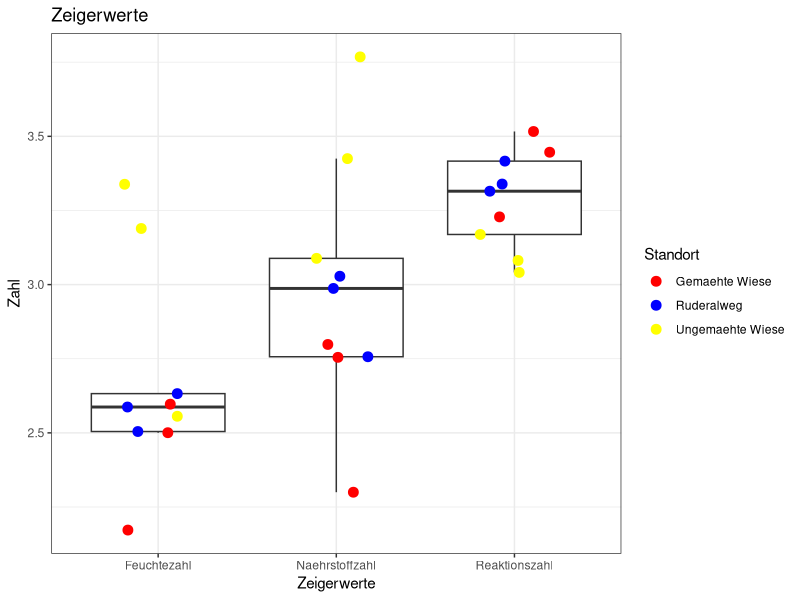
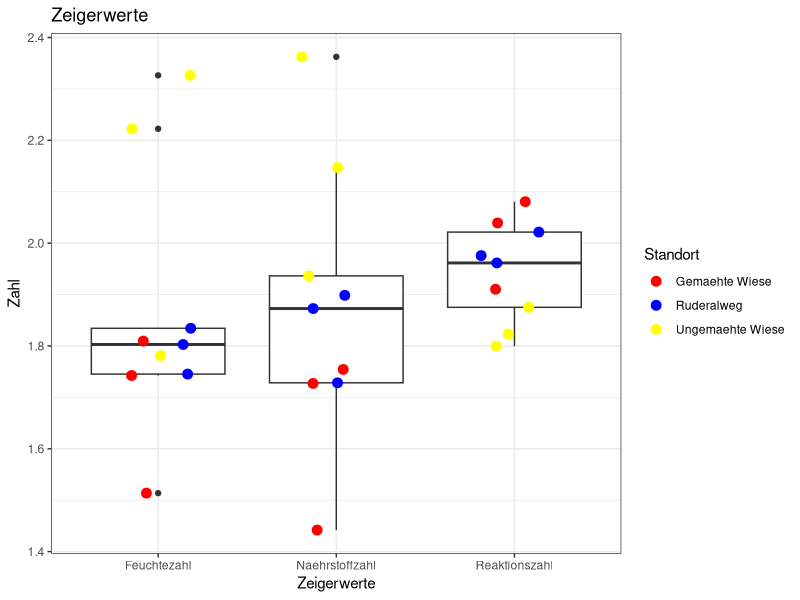

The R script that drew these images, in order:
# UMAN Gruppe 7 - Auswertung Zeigerwerte (FRN) gewichtet (Boxplot)

setwd("E:\\Dokumente\\ZHAW\\ZHAW_Github\\Projektwoche-Umweltanalytik\\data")

# Packages einlesen
library(tidyverse)

# Daten einlesen
DF = read.csv("cwm.csv", header = TRUE, sep = ";")

#### NA zu 0 umwandeln (hokuspokus) ####

DF[is.na(DF)] <- 0

#### Mean ausrechnen (N) ####
N = DF %>%
  summarise(
    plot1 = sum(p1 * Naehrstoffzahl)/sum(p1),
    plot2 = sum(p2 * Naehrstoffzahl)/sum(p2),
    plot3 = sum(p3 * Naehrstoffzahl)/sum(p3),
    plot4 = sum(p4 * Naehrstoffzahl)/sum(p4),
    plot5 = sum(p5 * Naehrstoffzahl)/sum(p5),
    plot6 = sum(p6 * Naehrstoffzahl)/sum(p6),
    plot7 = sum(p7 * Naehrstoffzahl)/sum(p7),
    plot8 = sum(p8 * Naehrstoffzahl)/sum(p8),
    plot9 = sum(p9 * Naehrstoffzahl)/sum(p9),
  )
#### Mean ausrechnen (R) ####
R = DF %>%
  summarise(
    plot1 = sum(p1 * Reaktionzahl)/sum(p1),
    plot2 = sum(p2 * Reaktionzahl)/sum(p2),
    plot3 = sum(p3 * Reaktionzahl)/sum(p3),
    plot4 = sum(p4 * Reaktionzahl)/sum(p4),
    plot5 = sum(p5 * Reaktionzahl)/sum(p5),
    plot6 = sum(p6 * Reaktionzahl)/sum(p6),
    plot7 = sum(p7 * Reaktionzahl)/sum(p7),
    plot8 = sum(p8 * Reaktionzahl)/sum(p8),
    plot9 = sum(p9 * Reaktionzahl)/sum(p9),
  )
#### Mean ausrechnen (F) ####
F = DF %>%
  summarise(
    plot1 = sum(p1 * Feuchtezahl)/sum(p1),
    plot2 = sum(p2 * Feuchtezahl)/sum(p2),
    plot3 = sum(p3 * Feuchtezahl)/sum(p3),
    plot4 = sum(p4 * Feuchtezahl)/sum(p4),
    plot5 = sum(p5 * Feuchtezahl)/sum(p5),
    plot6 = sum(p6 * Feuchtezahl)/sum(p6),
    plot7 = sum(p7 * Feuchtezahl)/sum(p7),
    plot8 = sum(p8 * Feuchtezahl)/sum(p8),
    plot9 = sum(p9 * Feuchtezahl)/sum(p9),
  )

#### Mean zusammenf?gen ####
ZW = rbind(F,N,R)

rownames(ZW) <- c("Feuchtezahl",
                  "Naehrstoffzahl",
                  "Reaktionszahl"
                  )

ZW_box = ZW%>%
          pivot_longer(cols = c(plot1, plot2, plot3, plot4, plot5, plot6, plot7, plot8, plot9),
                       names_to = "Plot"
                       )




#### Column "Zeigerwert" einf?gen ####
Zeigerwert = c("Feuchtezahl","Feuchtezahl","Feuchtezahl","Feuchtezahl","Feuchtezahl","Feuchtezahl","Feuchtezahl","Feuchtezahl","Feuchtezahl",
               "Naehrstoffzahl","Naehrstoffzahl","Naehrstoffzahl","Naehrstoffzahl","Naehrstoffzahl","Naehrstoffzahl","Naehrstoffzahl","Naehrstoffzahl","Naehrstoffzahl",
               "Reaktionszahl","Reaktionszahl","Reaktionszahl","Reaktionszahl","Reaktionszahl","Reaktionszahl","Reaktionszahl","Reaktionszahl","Reaktionszahl")

ZW_box$Zeigerwert = Zeigerwert

#### Standort hinzuf?gen ####

plot = ZW_box$Plot #Vektor aus Dataframe "herauslesen"

plot[plot == "plot1"] <- "Gemaehte Wiese"     # Werte des Vektors ?ndern
plot[plot == "plot2"] <- "Gemaehte Wiese"
plot[plot == "plot3"] <- "Gemaehte Wiese"
plot[plot == "plot4"] <- "Ungemaehte Wiese"
plot[plot == "plot5"] <- "Ungemaehte Wiese"
plot[plot == "plot6"] <- "Ungemaehte Wiese"
plot[plot == "plot7"] <- "Ruderalweg"
plot[plot == "plot8"] <- "Ruderalweg"
plot[plot == "plot9"] <- "Ruderalweg"

ZW_box$Standort = plot # Vektor wieer in Dataframe einf?gen

#### Mittelwerte der Zeigerwerte pro Standort ausrechnen ####

# Daten sortieren
f_gemaeht = ZW_box[c(1,2,3), "value"]
f_ungemaeht = ZW_box[c(4,5,6), "value"]
f_ruderalweg = ZW_box[c(7,8,9), "value"]

r_gemaeht = ZW_box[c(19,20,21), "value"]
r_ungemaeht = ZW_box[c(22,23,24), "value"]
r_ruderalweg = ZW_box[c(25,26,27), "value"]

n_gemaeht = ZW_box[c(10,11,12), "value"]
n_ungemaeht = ZW_box[c(13,14,15), "value"]
n_ruderalweg = ZW_box[c(16,17,18), "value"]

# Mean bestimmen
mean_f_gemaeht = mean(f_gemaeht$value)
mean_f_ungemaeht = mean(f_ungemaeht$value)
mean_f_ruderalweg = mean(f_ruderalweg$value)

mean_r_gemaeht = mean(r_gemaeht$value)
mean_r_ungemaeht = mean(r_ungemaeht$value)
mean_r_ruderalweg = mean(r_ruderalweg$value)

mean_n_gemaeht = mean(n_gemaeht$value)
mean_n_ungemaeht = mean(n_ungemaeht$value)
mean_n_ruderalweg = mean(n_ruderalweg$value)

#Tabelle erstellen

mean_f = c(mean_f_gemaeht, mean_f_ungemaeht, mean_f_ruderalweg)
mean_r = c(mean_r_gemaeht, mean_r_ungemaeht, mean_r_ruderalweg)
mean_n = c(mean_n_gemaeht, mean_n_ungemaeht, mean_n_ruderalweg)

mean_table = data.frame(mean_f, mean_r, mean_n)

rownames(mean_table) <- c("Gemaehte Wiese",
                          "Ungemaehte Wiese",
                          "Ruderalweg"
                          )


#### Boxplot ####
ZW_box%>%
  ggplot(aes(x=Zeigerwert, y=value)) + 
  geom_boxplot(outlier.shape = NA)+
  geom_jitter(aes(col=Standort), width =0.2, height = 0, size = 3)+ #damit die Punkte nicht auf einem Huafen liegen
  theme_bw()+
  scale_color_manual(values = c("Gemaehte Wiese" = "red", #Farben ?ndern
                                "Ungemaehte Wiese" = "yellow",
                                "Ruderalweg" = "blue"))+
  ggtitle("Zeigerwerte")+
  labs(x = "Zeigerwerte", y = "Zahl")



##### ALT ##########################################################################################################
pf1 = weighted.mean(DF$p1,DF$Feuchtezahl, na.rm = TRUE)
pf2 = weighted.mean(DF$p2,DF$Feuchtezahl, na.rm = TRUE)
pf3 = weighted.mean(DF$p3,DF$Feuchtezahl, na.rm = TRUE)
pf4 = weighted.mean(DF$p4,DF$Feuchtezahl, na.rm = TRUE)
pf5 = weighted.mean(DF$p5,DF$Feuchtezahl, na.rm = TRUE)
pf6 = weighted.mean(DF$p6,DF$Feuchtezahl, na.rm = TRUE)
pf7 = weighted.mean(DF$p7,DF$Feuchtezahl, na.rm = TRUE)
pf8 = weighted.mean(DF$p8,DF$Feuchtezahl, na.rm = TRUE)
pf9 = weighted.mean(DF$p9,DF$Feuchtezahl, na.rm = TRUE)

pr1 = weighted.mean(DF$p1,DF$Reaktionzahl, na.rm = TRUE)
pr2 = weighted.mean(DF$p2,DF$Reaktionzahl, na.rm = TRUE)
pr3 = weighted.mean(DF$p3,DF$Reaktionzahl, na.rm = TRUE)
pr4 = weighted.mean(DF$p4,DF$Reaktionzahl, na.rm = TRUE)
pr5 = weighted.mean(DF$p5,DF$Reaktionzahl, na.rm = TRUE)
pr6 = weighted.mean(DF$p6,DF$Reaktionzahl, na.rm = TRUE)
pr7 = weighted.mean(DF$p7,DF$Reaktionzahl, na.rm = TRUE)
pr8 = weighted.mean(DF$p8,DF$Reaktionzahl, na.rm = TRUE)
pr9 = weighted.mean(DF$p9,DF$Reaktionzahl, na.rm = TRUE)

pn1 = weighted.mean(DF$p1,DF$Naehrstoffzahl, na.rm = TRUE)
pn2 = weighted.mean(DF$p2,DF$Naehrstoffzahl, na.rm = TRUE)
pn3 = weighted.mean(DF$p3,DF$Naehrstoffzahl, na.rm = TRUE)
pn4 = weighted.mean(DF$p4,DF$Naehrstoffzahl, na.rm = TRUE)
pn5 = weighted.mean(DF$p5,DF$Naehrstoffzahl, na.rm = TRUE)
pn6 = weighted.mean(DF$p6,DF$Naehrstoffzahl, na.rm = TRUE)
pn7 = weighted.mean(DF$p7,DF$Naehrstoffzahl, na.rm = TRUE)
pn8 = weighted.mean(DF$p8,DF$Naehrstoffzahl, na.rm = TRUE)
pn9 = weighted.mean(DF$p9,DF$Naehrstoffzahl, na.rm = TRUE)


Feuchtezahl_mean = c(pf1,pf2,pf3,pf4,pf5,pf6,pf7,pf8,pf9)
Reaktionszahl_mean = c(pr1,pr2,pr3,pr4,pr5,pr6,pr7,pr8,pr9)
Naehrstoffzahl_mean = c(pn1,pn2,pn3,pn4,pn5,pn6,pn7,pn8,pn9)


cwm = data.frame(
  Standort = c("Gemaehte Wiese","Gemaehte Wiese","Gemaehte Wiese",
               "Ungemaehte Wiese","Ungemaehte Wiese","Ungemaehte Wiese",
               "Ruderalweg","Ruderalweg","Ruderalweg"),
  Feuchtezahl = Feuchtezahl_mean,
  Reaktionszahl = Reaktionszahl_mean,
  Naehrstoffzahl = Naehrstoffzahl_mean)


CWM = cwm %>%
  pivot_longer(cols = c(Feuchtezahl, Reaktionszahl, Naehrstoffzahl))


CWM%>%
  ggplot(aes(x=name, y=value)) + 
  geom_boxplot()+
  geom_jitter(aes(col=Standort), width =0.2, height = 0, size = 3)+
  theme_bw()+
  scale_color_manual(values = c("Gemaehte Wiese" = "red",
                                "Ungemaehte Wiese" = "yellow",
                                "Ruderalweg" = "blue"))+
  ggtitle("Zeigerwerte")+
  labs(x = "Zeigerwerte", y = "Zahl")











